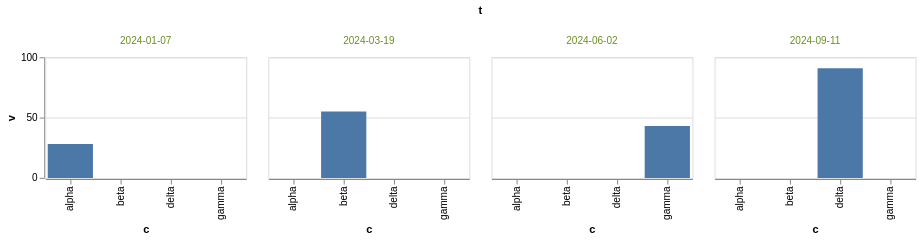

The Vega-Lite source for this figure:
### Vega-Lite specification from a JSON file in a GitHub repository (floating-point values rounded to 4 significant figures)
{"$schema": "https://vega.github.io/schema/vega-lite/v6.json", "width": 200, "height": 120, "data": {"values": [{"c": "alpha", "v": 28, "w": 3, "t": "2024-01-07"}, {"c": "beta", "v": 55, "w": 7, "t": "2024-03-19"}, {"c": "gamma", "v": 43, "w": 5, "t": "2024-06-02"}, {"c": "delta", "v": 91, "w": 9, "t": "2024-09-11"}]}, "mark": "bar", "encoding": {"x": {"field": "c", "type": "nominal"}, "y": {"field": "v", "type": "quantitative"}, "column": {"field": "t", "type": "ordinal", "header": {"labelColor": "olivedrab"}}}}
